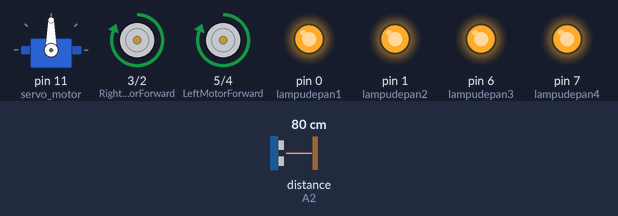
The sketch below on a simulated Arduino Uno, built with avr-gcc and run on an emulated ATmega328P. On the bench: servo, motor-driver pin pairs drawn as motors (green arrow = first pin HIGH = forward, orange = second pin HIGH = backward, longer = more drive), output pins drawn as LEDs (lit = HIGH). Inputs (shaded band) come from the test bench; at power-on: distance to the obstacle (sensor on A2) 80 cm. The echo pulse lasts 58.3 µs per cm.

Above: at 3.9 s.
4.0 s: distance to the obstacle (sensor on A2) set to 22 cm
5.5 s: distance to the obstacle (sensor on A2) set to 19 cm
At 7.1 s:
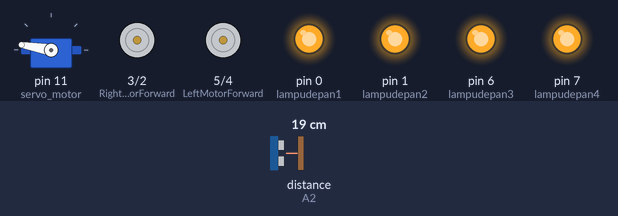
11.5 s: distance to the obstacle (sensor on A2) set to 35 cm
At 12.5 s:
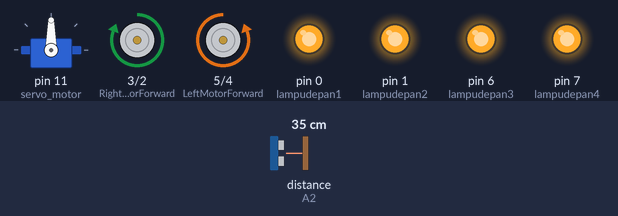
14.1 s: distance to the obstacle (sensor on A2) set to 2 cm
At 17.5 s:
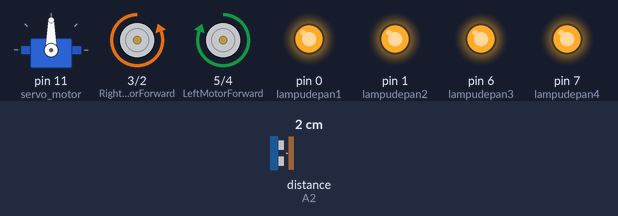
Timing chart, 0 to 18.1 s (numbered marks = the images above; inputs shaded):
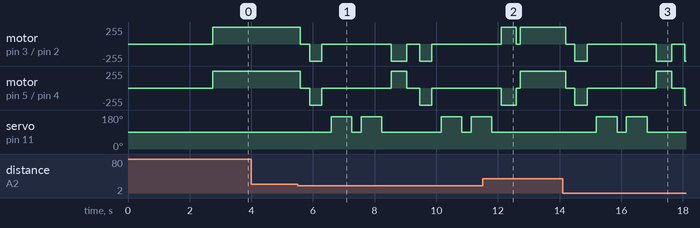

The sketch:

Obstacl_Avoiding_Robot.ino
```cpp
#include <Servo.h>          //Servo motor library. This is standard library
#include <NewPing.h>        //Ultrasonic sensor function library. You must install this library

//our L298N control pins
const int LeftMotorForward = 5;
const int LeftMotorBackward = 4;
const int RightMotorForward = 3;
const int RightMotorBackward = 2;


//Lampu depan
const int lampudepan1 = 0;
const int lampudepan2 = 1;
const int lampudepan3 = 6;
const int lampudepan4 = 7;

//sensor pins
#define trig_pin A3 //analog input 1
#define echo_pin A2 //analog input 2

#define maximum_distance 200
boolean goesForward = false;
int distance = 100;

NewPing sonar(trig_pin, echo_pin, maximum_distance); //sensor function
Servo servo_motor; //our servo name


void setup(){

  pinMode(RightMotorForward, OUTPUT);
  pinMode(LeftMotorForward, OUTPUT);
  pinMode(LeftMotorBackward, OUTPUT);
  pinMode(RightMotorBackward, OUTPUT);

  pinMode(lampudepan1, OUTPUT);
  pinMode(lampudepan2, OUTPUT);
  pinMode(lampudepan3, OUTPUT);
  pinMode(lampudepan4, OUTPUT);

  digitalWrite(lampudepan1, HIGH);
  digitalWrite(lampudepan2, HIGH);
  digitalWrite(lampudepan3, HIGH);
  digitalWrite(lampudepan4, HIGH);
  servo_motor.attach(11); //our servo pin

  servo_motor.write(90);
  delay(2000);
  distance = readPing();
  delay(100);
  distance = readPing();
  delay(100);
  distance = readPing();
  delay(100);
  distance = readPing();
  delay(100);
}

void loop(){


  int distanceRight = 0;
  int distanceLeft = 0;
  delay(50);

  if (distance <= 20){
    moveStop();
    delay(300);
    moveBackward();
    delay(400);
    moveStop();
    delay(300);
    distanceRight = lookRight();
    delay(300);
    distanceLeft = lookLeft();
    delay(300);

    if (distance >= distanceLeft){
      turnRight();
      moveStop();
    }
    else{
      turnLeft();
      moveStop();
    }
  }
  else{
    moveForward();
  }
    distance = readPing();
}

int lookRight(){
  servo_motor.write(170);
  delay(500);
  int distance = readPing();
  delay(100);
  servo_motor.write(90);
  return distance;
  delay(100);
}

int lookLeft(){
  servo_motor.write(170);
  delay(500);
  int distance = readPing();
  delay(100);
  servo_motor.write(90);
  return distance;
  delay(100);
}

int readPing(){
  delay(70);
  int cm = sonar.ping_cm();
  if (cm==0){
    cm=250;
  }
  return cm;
}

void moveStop(){

  digitalWrite(RightMotorForward, LOW);
  digitalWrite(LeftMotorForward, LOW);
  digitalWrite(RightMotorBackward, LOW);
  digitalWrite(LeftMotorBackward, LOW);
}

void moveForward(){

  if(!goesForward){

    goesForward=true;

    digitalWrite(LeftMotorForward, HIGH);
    digitalWrite(RightMotorForward, HIGH);

    digitalWrite(LeftMotorBackward, LOW);
    digitalWrite(RightMotorBackward, LOW);
  }
}

void moveBackward(){

  goesForward=false;

  digitalWrite(LeftMotorBackward, HIGH);
  digitalWrite(RightMotorBackward, HIGH);

  digitalWrite(LeftMotorForward, LOW);
  digitalWrite(RightMotorForward, LOW);

}

void turnRight(){

  digitalWrite(LeftMotorForward, HIGH);
  digitalWrite(RightMotorBackward, HIGH);

  digitalWrite(LeftMotorBackward, LOW);
  digitalWrite(RightMotorForward, LOW);

  delay(500);

  digitalWrite(LeftMotorForward, HIGH);
  digitalWrite(RightMotorForward, HIGH);

  digitalWrite(LeftMotorBackward, LOW);
  digitalWrite(RightMotorBackward, LOW);


}

void turnLeft(){

  digitalWrite(LeftMotorBackward, HIGH);
  digitalWrite(RightMotorForward, HIGH);

  digitalWrite(LeftMotorForward, LOW);
  digitalWrite(RightMotorBackward, LOW);

  delay(500);

  digitalWrite(LeftMotorForward, HIGH);
  digitalWrite(RightMotorForward, HIGH);

  digitalWrite(LeftMotorBackward, LOW);
  digitalWrite(RightMotorBackward, LOW);
}
```

Measured:
- the behaviour switches between 21 and 20 cm on distance to the obstacle (sensor on A2) (found by bisection; images 0 and 1)
- after the input at 4.0 s, every drawn part: stays the same
- after the input at 11.5 s, servo on pin 11 (servo_motor): goes on until 11.8 s, then stays 90°
